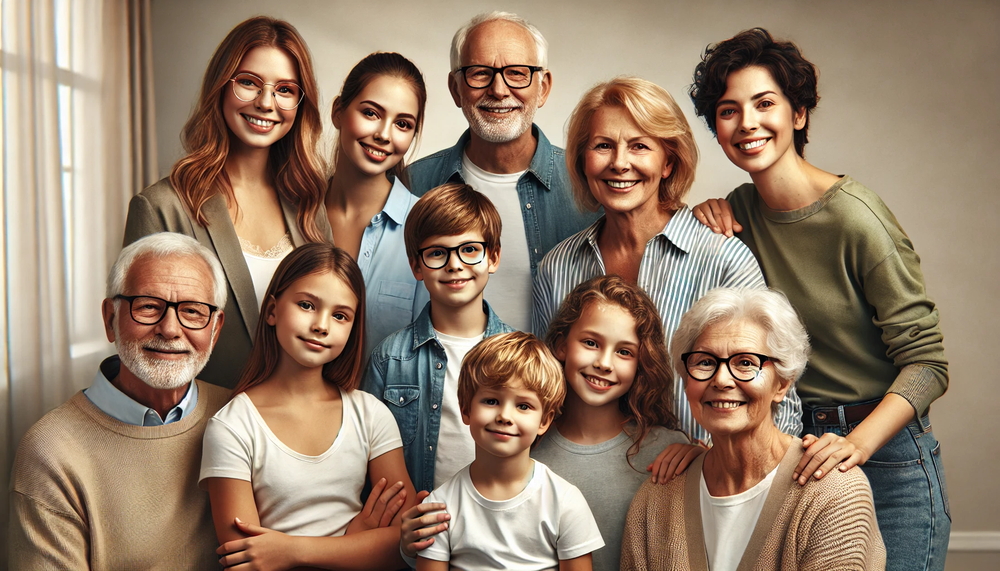
#> input picture face_detection/resources/family.png, 1000 x 571 px, shrunk from 1792 x 1024 before the run, found by its file name
$ python file.py
#> lines starting #> are read from the running program, lines starting #| are printed output that depends on the picture; after the words box and inside, x2 and y2 are one past the last pixel; in counts of white or black regions, pixels touching at a corner belong together
#> further down, image is the input picture: shape (571, 1000, 3); mean B, G, R 105.4, 125.9, 148.5
### face_detection/face_detector.py
import cv2
import os

use_custom_haar_env_var = "USE_CUSTOM_HAAR"
use_custom_haar = os.getenv(use_custom_haar_env_var)

is_custom_haar = False
haarFilename = ""

if use_custom_haar is None or use_custom_haar == "false" or use_custom_haar == "f":
    haarFilename = cv2.data.haarcascades + "haarcascade_frontalface_default.xml"
else:
    is_custom_haar = True
    haarFilename = os.getcwd()+'/face_detection/haarcascades/haarcascade_frontalface_alt2.xml'

faceCascade = cv2.CascadeClassifier(haarFilename)

def detect_faces(frame: any):
    gray = cv2.cvtColor(frame, cv2.COLOR_BGR2GRAY)
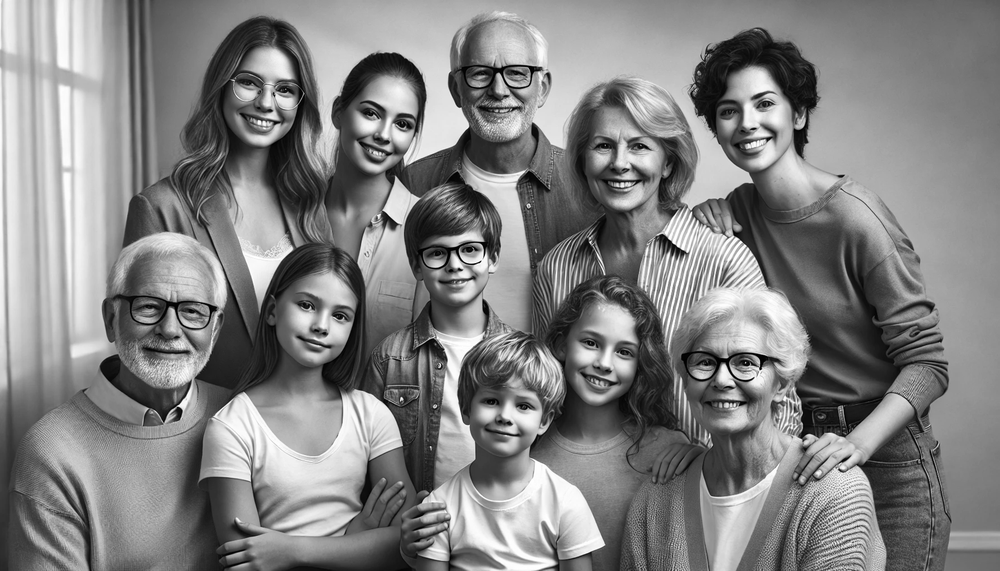
#> gray: shape (571, 1000); min 0, max 255, mean 130.3
    faces = faceCascade.detectMultiScale(gray, 1.3, 5)
#> faces = [[221, 51, 90, 90], [704, 69, 95, 95], [574, 108, 97, 97], [412, 218, 84, 84], [271, 271, 98, 98], [560, 313, 89, 89], [678, 326, 91, 91], [460, 364, 95, 95], [447, 30, 106, 106], [336, 78, 101, 101], [111, 264, 116, 116]]
    haarText = "Using default Haar"
    haarpathText = "{}".format(haarFilename)
    if is_custom_haar == True:
        haarText = "Using custom Haar".format(haarFilename)
    cv2.putText(frame, haarText, (10, 10),
			cv2.FONT_HERSHEY_SIMPLEX, 0.45, (0, 255, 0), 1)
    cv2.putText(frame, haarpathText, (10, 28),
			cv2.FONT_HERSHEY_SIMPLEX, 0.45, (0, 255, 0), 1)
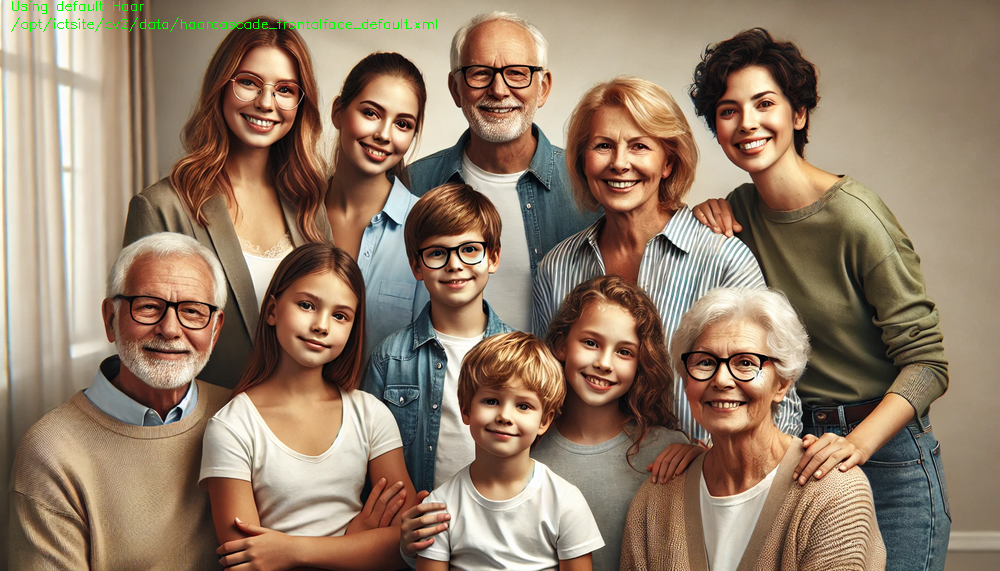
#> frame: shape (571, 1000, 3); mean B, G, R 105.1, 126.1, 148.1
    for x,y,w,h in faces:
        text = "Face Detected"
        positionText = "Position {}: {}".format(x, y)
        cv2.rectangle(frame, (x, y), (x+w, y+h), (0, 255, 0), 3)
        cv2.putText(frame, text, (x, y-20),
			cv2.FONT_HERSHEY_SIMPLEX, 0.45, (255,0 , 0), 1)
        cv2.putText(frame, positionText, (x, y-8),
			cv2.FONT_HERSHEY_SIMPLEX, 0.45, (0, 255, 0), 1)
#> this loop made 11 passes
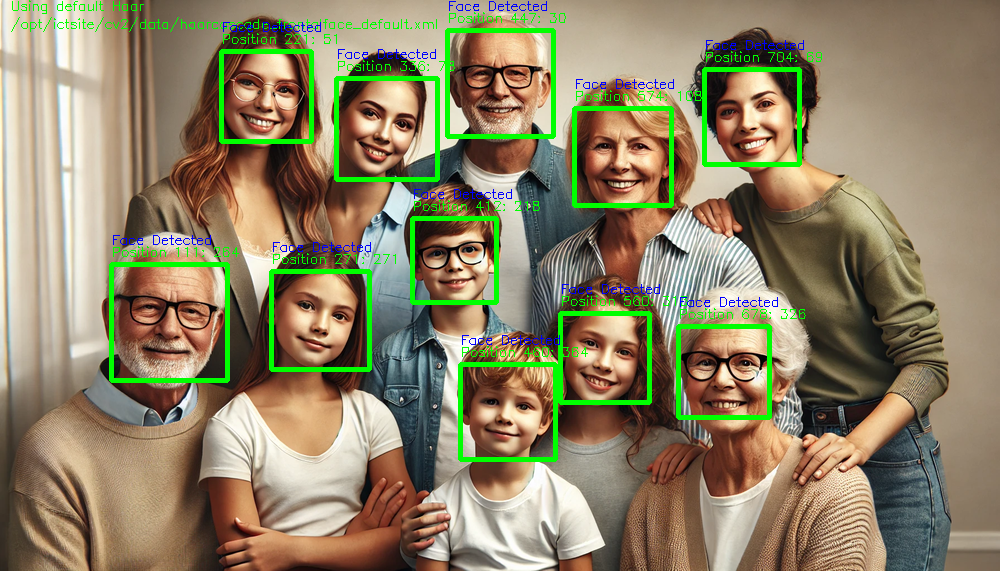
#> frame: shape (571, 1000, 3); 4.64% of pixels changed, all inside (x1, y1, x2, y2) = (109, 1, 822, 462)
    return frame, True

### face_detection/file.py
import cv2
from face_detector import detect_faces
import os

while True:
    image = cv2.imread(os.getcwd()+'/face_detection/resources/family.png')
    if image is None:
        print("Cannot read file")
        break

    frame, success = detect_faces(image)
#> success = True
    if not success: continue

    cv2.imshow("Face Detection", frame)

    if cv2.waitKey(1) & 0xFF == ord('q'):
#> (key q is pressed here)
        break

cv2.destroyAllWindows()

$ run again, with face_detection/resources/full_male_photo.png copied over face_detection/resources/family.png
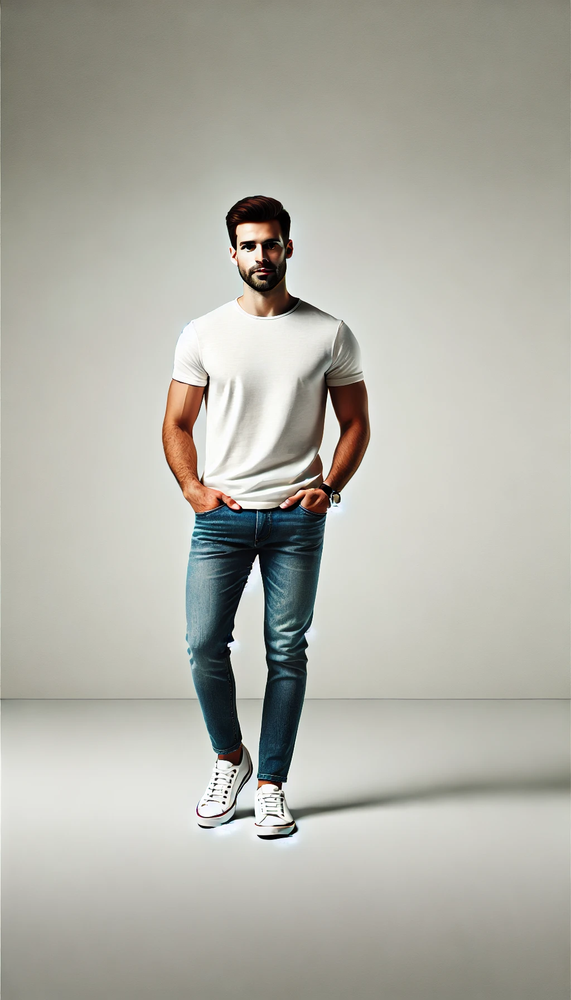
#> input picture face_detection/resources/full_male_photo.png, 571 x 1000 px, shrunk from 1024 x 1792 before the run, found by its file name
#> image is the input picture: shape (1000, 571, 3); mean B, G, R 167.1, 175.9, 176.5
#> in detect_faces, `gray = cv2.cvtColor(frame, cv2.COLOR_BGR2GRAY)`:
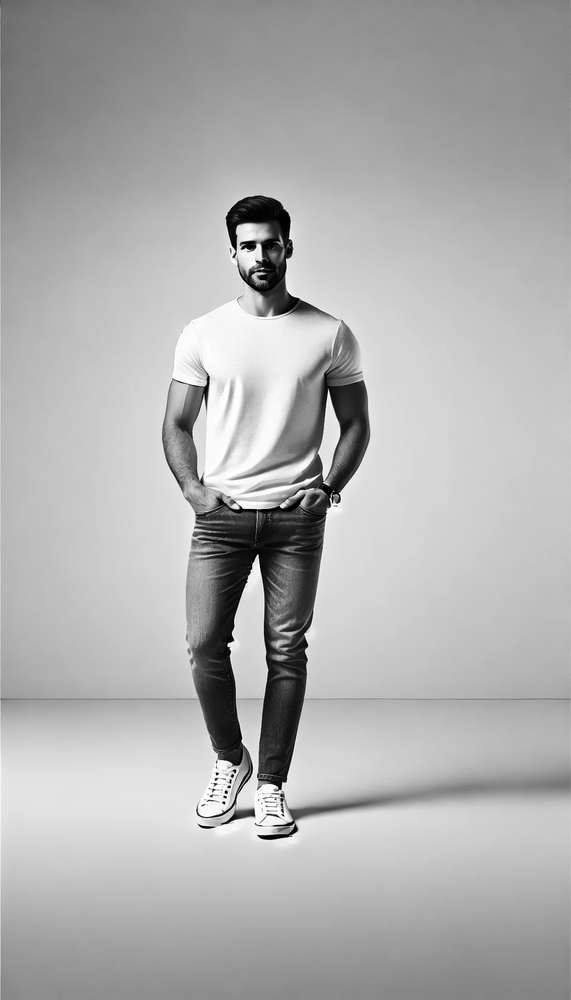
#> gray: shape (1000, 571); min 0, max 255, mean 175.1
#> faces = [[227, 220, 68, 68]]
#> the loop in detect_faces, `for x,y,w,h in faces:` made 1 pass
#> after the loop in detect_faces, `for x,y,w,h in faces:`:
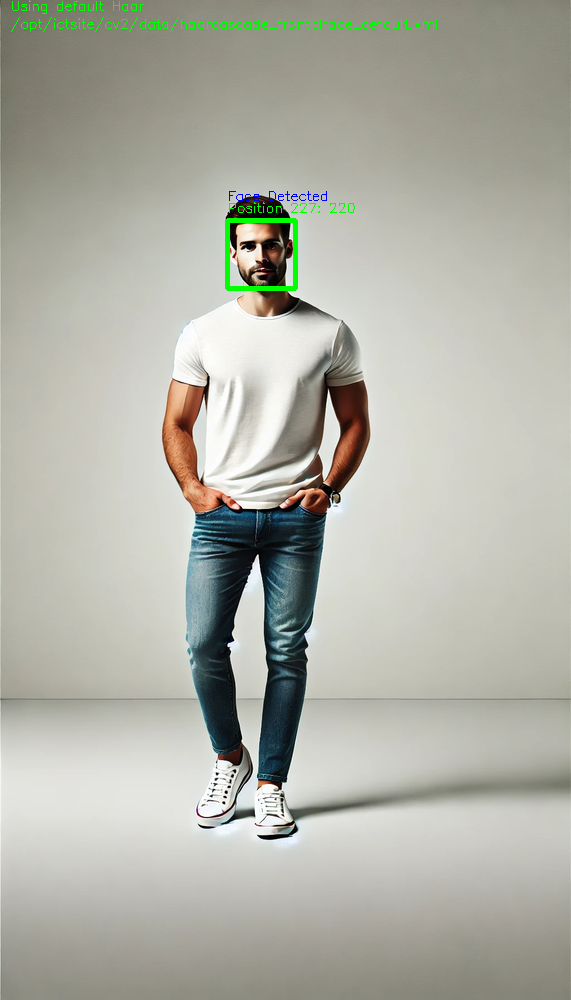
#> frame: shape (1000, 571, 3); mean B, G, R 166.5, 176.5, 175.8
#> success = True

$ run again, with face_detection/resources/group_photo_1.png copied over face_detection/resources/family.png
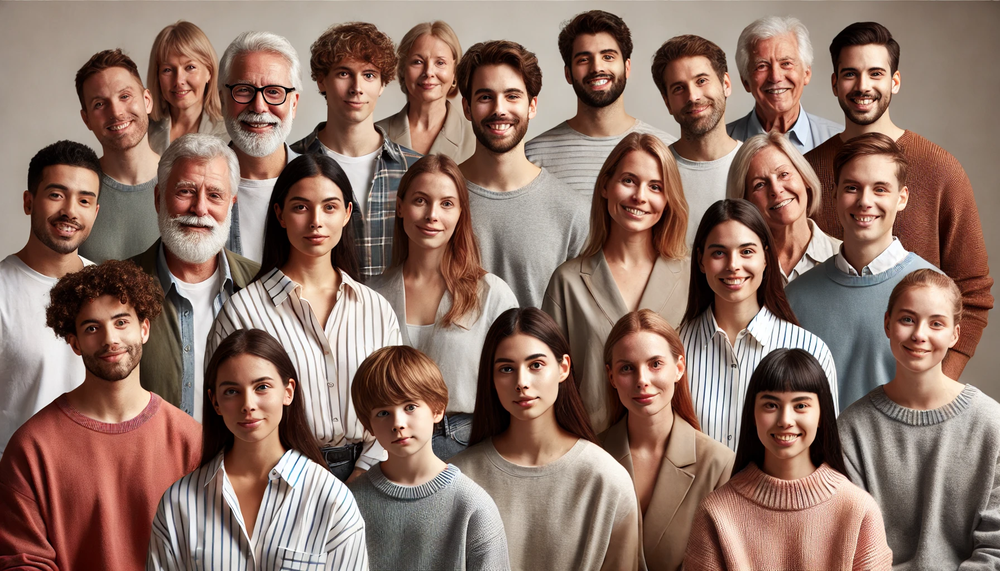
#> input picture face_detection/resources/group_photo_1.png, 1000 x 571 px, shrunk from 1792 x 1024 before the run, found by its file name
#> image is the input picture: shape (571, 1000, 3); mean B, G, R 103.1, 115, 141.7
#> in detect_faces, `gray = cv2.cvtColor(frame, cv2.COLOR_BGR2GRAY)`:
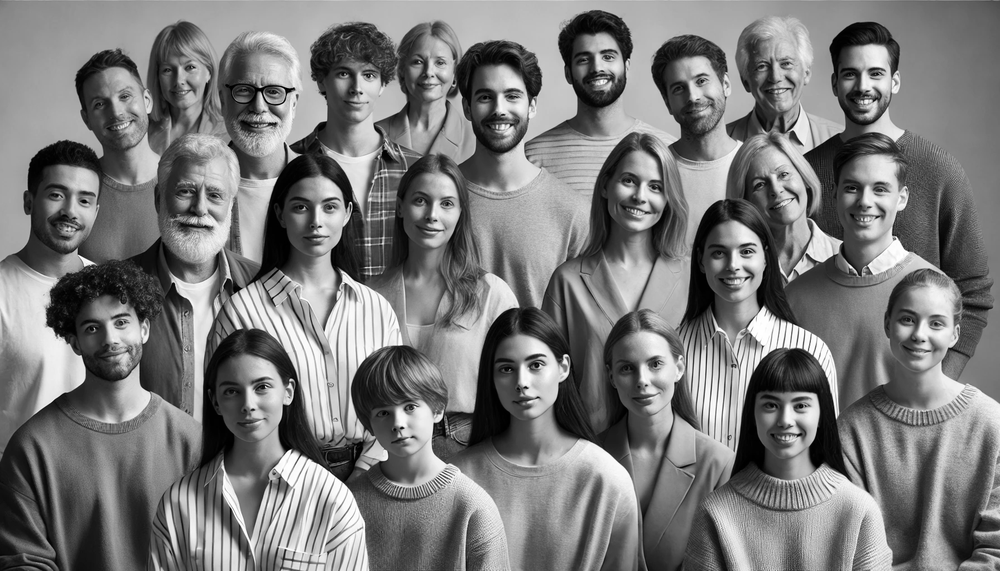
#> gray: shape (571, 1000); min 0, max 255, mean 121.6
#> faces = 22 rows, first 6: [565, 32, 66, 66], [400, 39, 59, 59], [745, 41, 62, 62], [150, 46, 60, 60], [326, 50, 63, 63], [830, 47, 68, 68]
#> the loop in detect_faces, `for x,y,w,h in faces:` made 22 passes
#> after the loop in detect_faces, `for x,y,w,h in faces:`:
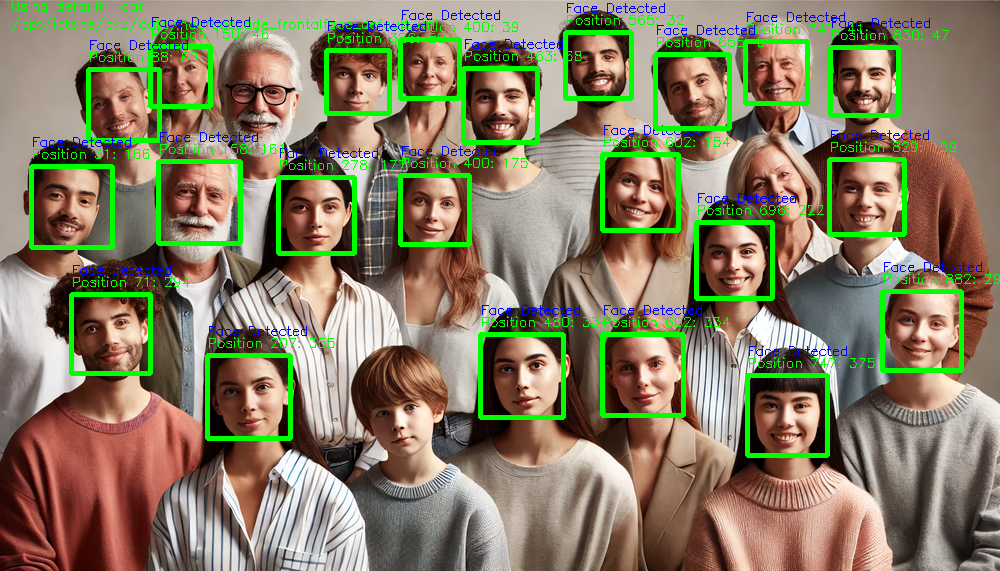
#> frame: shape (571, 1000, 3); mean B, G, R 99.3, 125.3, 132.8
#> success = True

$ run again, with face_detection/resources/group_photo_2.png copied over face_detection/resources/family.png
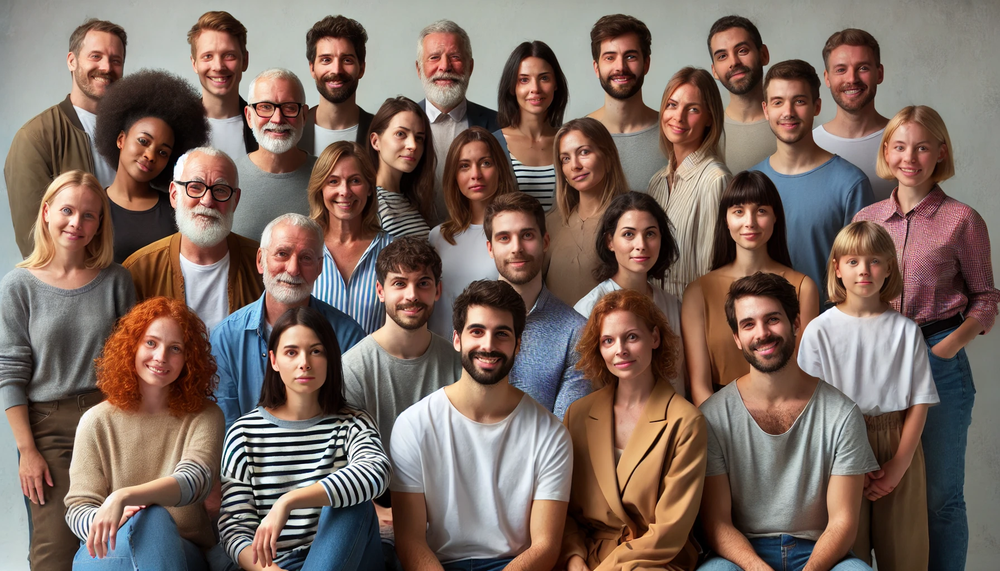
#> input picture face_detection/resources/group_photo_2.png, 1000 x 571 px, shrunk from 1792 x 1024 before the run, found by its file name
#> image is the input picture: shape (571, 1000, 3); mean B, G, R 96.4, 105.3, 123.5
#> in detect_faces, `gray = cv2.cvtColor(frame, cv2.COLOR_BGR2GRAY)`:
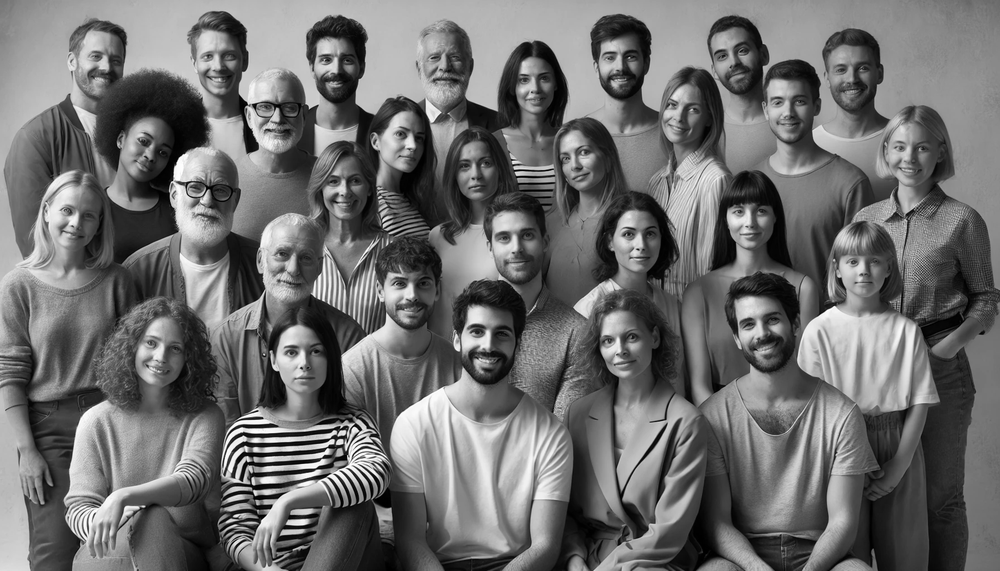
#> gray: shape (571, 1000); min 0, max 255, mean 109.7
#> faces = 27 rows, first 6: [188, 33, 59, 59], [590, 33, 61, 61], [507, 57, 56, 56], [448, 142, 57, 57], [591, 315, 61, 61], [702, 29, 62, 62]
#> the loop in detect_faces, `for x,y,w,h in faces:` made 27 passes
#> after the loop in detect_faces, `for x,y,w,h in faces:`:
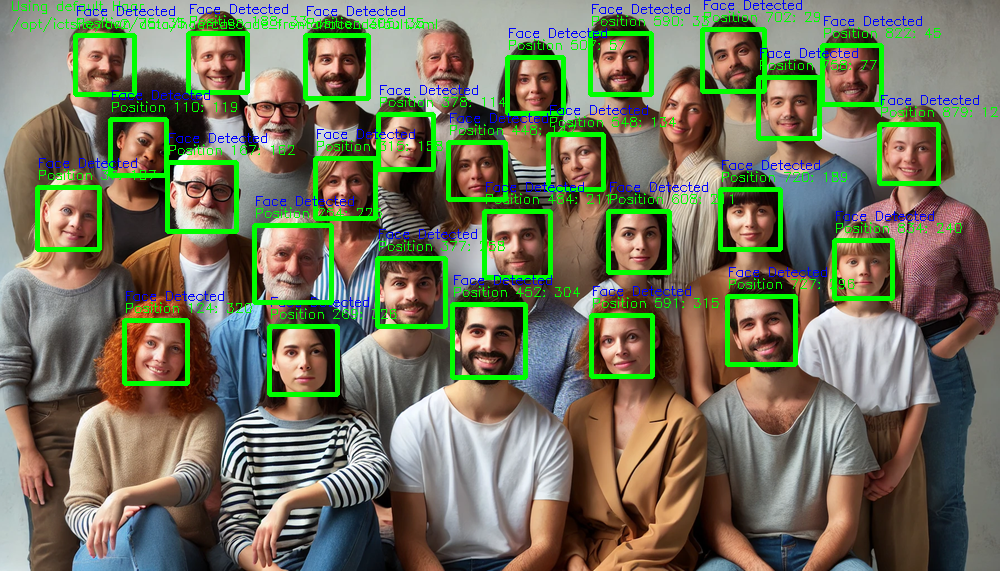
#> frame: shape (571, 1000, 3); mean B, G, R 92.6, 116.1, 114.4
#> success = True
